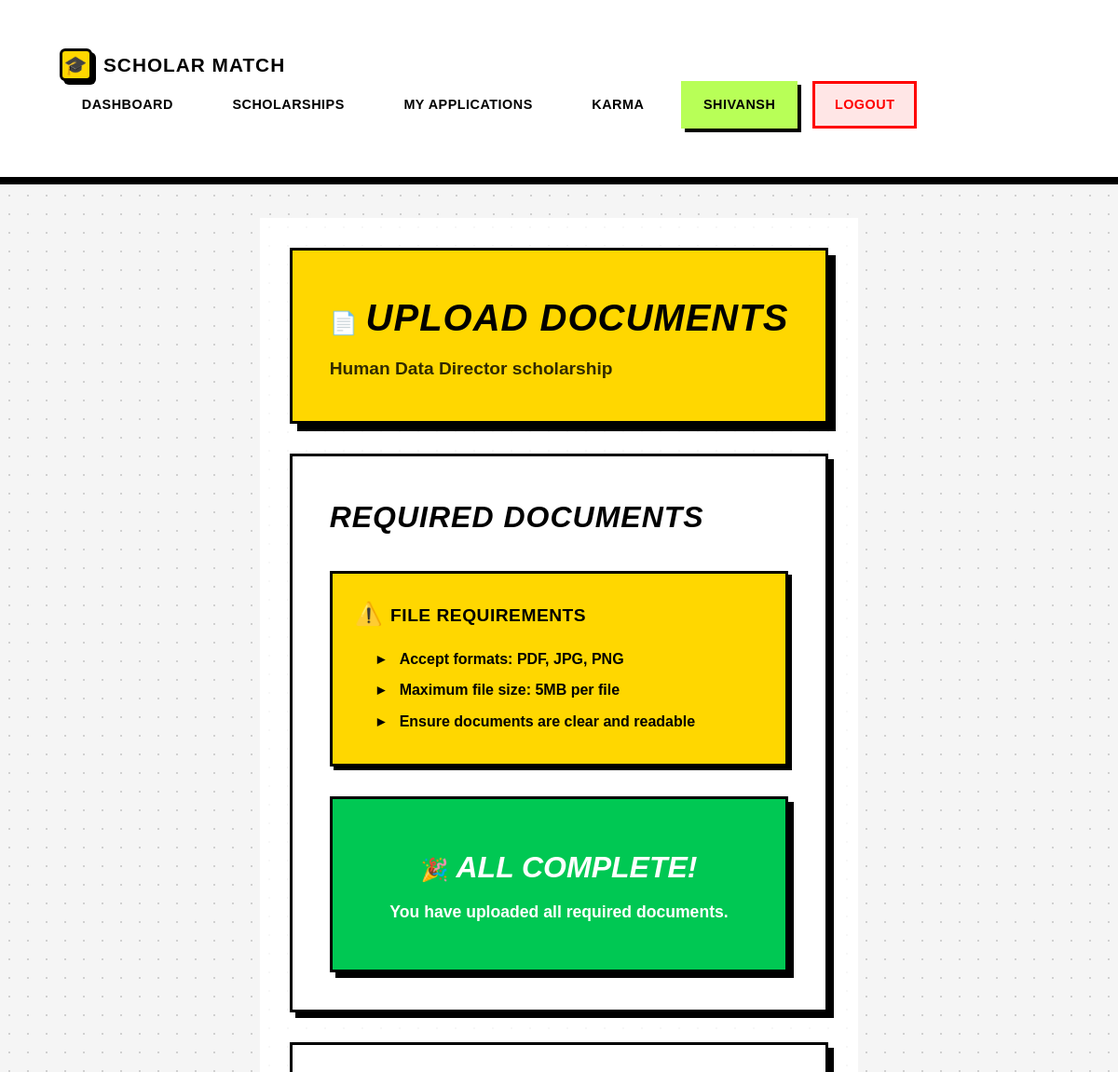
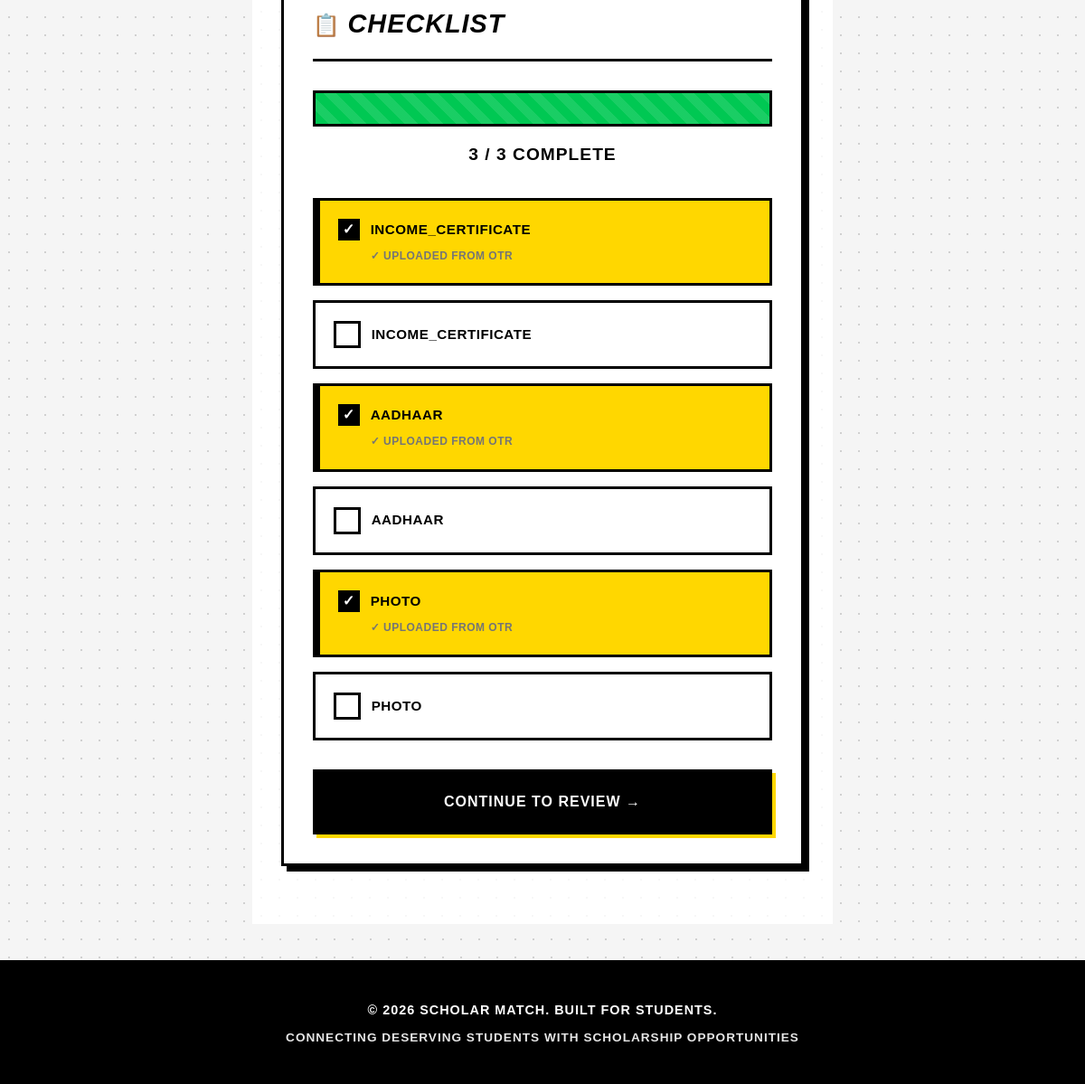
Screenshot of /applications/4/upload/ (signed in) with the database file from the repository (2 pictures, top to bottom).
### users/models.py (models this page shows, shortened)
class User(AbstractUser):
    is_student = models.BooleanField(default=True)
    is_moderator = models.BooleanField(default=False)
    is_organization = models.BooleanField(default=False)

### scholarships/models.py (models this page shows, shortened)
class Scholarship(models.Model):
    title = models.CharField(max_length=255, unique=True, verbose_name="Scholarship Title")
    org_profile = models.ForeignKey(
        'users.OrganizationProfile',
        on_delete=models.CASCADE,
        related_name='scholarships',
        null=True, blank=True,
        verbose_name="Organization"
    )
    logo = models.ImageField(
        upload_to='scholarship_logos/',
        blank=True, null=True,
        verbose_name="Organization Logo"
    )
    description = models.TextField(verbose_name="About the Scholarship (HTML allowed)")
    deadline = models.DateTimeField(verbose_name="Application Deadline")
    education_level = models.CharField(
        max_length=20,
        choices=EDUCATION_LEVEL_CHOICES,
        default='ANY',
        verbose_name="Target Education Level"
    )
    courses = models.TextField(
        blank=True, default='[]',
        help_text='JSON list of eligible courses/streams. Leave "[]" for any.'
    )
    max_family_income = models.PositiveIntegerField(
        null=True, blank=True,
        verbose_name="Max Family Annual Income (₹)",
        help_text="Maximum annual family income in INR (e.g. 800000 for ₹8 lakh)"
    )
    min_percentage = models.DecimalField(
        max_digits=5, decimal_places=2,
        null=True, blank=True,
        verbose_name="Minimum Academic Score (%/CGPA)"
    )
    demographic_focus = models.TextField(
        blank=True, default='[]',
        help_text='JSON list of demographic targets. Leave "[]" for all.'
    )
    total_budget = models.PositiveIntegerField(
        verbose_name="Total Budget (₹)",
        help_text="Full amount the organization deposits into escrow (INR)",
        null=True,
        blank=True,
    )
    distribution_type = models.CharField(
        max_length=10,
        choices=DISTRIBUTION_TYPE_CHOICES,
        default='FIXED',
        verbose_name="Distribution Logic"
    )
    fixed_amount = models.PositiveIntegerField(
        null=True, blank=True,
        verbose_name="Fixed Amount per Winner (₹)",
        help_text="Required when distribution type is FIXED"
    )
    num_winners = models.PositiveIntegerField(
        null=True, blank=True,
        verbose_name="Number of Winners",
        help_text="How many students get selected"
    )
    disbursement_method = models.CharField(
        max_length=20,
        choices=DISBURSEMENT_METHOD_CHOICES,
        default='BANK_TRANSFER',
        verbose_name="Disbursement Method"
    )
    min_karma = models.PositiveIntegerField(
        default=0,
        verbose_name="Minimum Karma Points Required",
        help_text="Only students with ≥ this karma can apply"
    )
    verification_strictness = models.CharField(
        max_length=10,
        choices=VERIFICATION_STRICTNESS_CHOICES,
        default='STANDARD',
        verbose_name="Verification Strictness"
    )
    essay_question = models.TextField(
        blank=True,
        verbose_name="Custom Essay / Question (Optional)",
        help_text="e.g. 'Why do you need this scholarship?'"
    )
    is_active = models.BooleanField(
        default=False,
        help_text="Becomes True only after payment is confirmed"
    )
    is_funded = models.BooleanField(
        default=False,
        help_text="True once Razorpay payment is verified"
    )
    applications_closed = models.BooleanField(
        default=False,
        help_text="Org can manually close applications before deadline"
    )
    closed_at = models.DateTimeField(
        null=True, blank=True,
        help_text="Timestamp when org manually closed applications"
    )
    created_at = models.DateTimeField(auto_now_add=True)
    last_updated = models.DateTimeField(auto_now=True)
    organization = models.CharField(
        max_length=255, blank=True,
        help_text="[Legacy] Organization name as string. Use org_profile FK instead."
    )
    source_url = models.URLField(max_length=2000, blank=True)
    award_amount = models.CharField(
        max_length=50, blank=True,
        help_text="[Legacy] Free-text award amount. Use total_budget instead."
    )
    details = models.TextField(
        blank=True,
        help_text="[Legacy] Use description instead."
    )
    is_verified = models.BooleanField(default=False)
    found_by_student = models.ForeignKey(
        'users.StudentProfile',
        on_delete=models.SET_NULL,
        null=True, blank=True,
        related_name='found_scholarships'
    )
    finder_karma_awarded = models.IntegerField(default=0)
    class Meta:
        ordering = ['-created_at']
    @property
    def name(self):
        return self.title

class RequiredDocument(models.Model):
    scholarship = models.ForeignKey(
        Scholarship, on_delete=models.CASCADE, related_name='required_documents'
    )
    document_name = models.CharField(
        max_length=100,
        choices=DOCUMENT_CHOICES,
        help_text="Identifier key for the document type"
    )
    description = models.TextField(blank=True)
    is_mandatory = models.BooleanField(default=True)
    verification_strictness = models.CharField(
        max_length=10,
        choices=VERIFICATION_STRICTNESS_CHOICES,
        default='STANDARD',
        verbose_name="Verification Method for this document"
    )

### applications/models.py (models this page shows, shortened)
class UploadedDocument(models.Model):
    VERIFICATION_CHOICES = [
        ('PENDING', 'Pending'), ('AI_OK', 'AI Verified OK'),
        ('AI_FLAG', 'AI Flagged Issue'), ('MOD_OK', 'Moderator Verified OK')
    ]
    application = models.ForeignKey(Application, on_delete=models.CASCADE)
    document_type = models.ForeignKey(RequiredDocument, on_delete=models.CASCADE)
    file = models.FileField(upload_to='application_docs/') # You need to configure media settings
    ai_verification_status = models.CharField(max_length=10, choices=VERIFICATION_CHOICES, default='PENDING')
    moderator_verified = models.BooleanField(default=False)
    moderator_notes = models.TextField(blank=True)
    uploaded_at = models.DateTimeField(auto_now_add=True)

### applications/views.py (the view)
# urls.py: path('<int:pk>/upload/', views.upload_documents, name='upload_documents'),
@login_required
def upload_documents(request, pk):
    application = get_object_or_404(Application, pk=pk)
    if not hasattr(request.user, 'studentprofile') or application.student != request.user.studentprofile:
        messages.error(request, 'You do not have permission to access this application.')
        return redirect('student_dashboard')
    required_docs = RequiredDocument.objects.filter(scholarship=application.scholarship)
    uploaded_docs = UploadedDocument.objects.filter(application=application)
    uploaded_doc_types = set(uploaded_docs.values_list('document_type_id', flat=True))
    if request.method == 'POST':
        form = DocumentUploadForm(request.POST, request.FILES)
        if form.is_valid():
            document = form.save(commit=False)
            document.application = application
            document.save()
            messages.success(request, f'✅ {document.document_type.document_name} uploaded successfully!')
            return redirect('applications:upload_documents', pk=pk)
    else:
        form = DocumentUploadForm()
    form.fields['document_type'].queryset = required_docs.exclude(id__in=uploaded_doc_types)
    all_uploaded = required_docs.count() == uploaded_docs.count()
    context = {
        'application': application,
        'scholarship': application.scholarship,
        'form': form,
        'required_docs': required_docs,
        'uploaded_docs': uploaded_docs,
        'all_uploaded': all_uploaded,
    }
    return render(request, 'applications/upload_documents.html', context)

### applications/templates/applications/upload_documents.html (shortened to what this page needs)
{% extends 'base.html' %}
{% block content %}
<div class="upload-page-wrapper">
    <div class="upload-container-wrapper">
        <div class="upload-header">
            <h1><span class="icon-emoji">📄</span>Upload Documents</h1>
            <div class="scholarship-name">{{ scholarship.name }}</div>
        </div>
        <div class="upload-container">
            <div class="upload-form-section">
                <h2>Required Documents</h2>
                <div class="file-requirements">
                    <h4><span class="icon-emoji">⚠️</span>File Requirements</h4>
                    <ul>
                        <li>Accept formats: PDF, JPG, PNG</li>
                        <li>Maximum file size: 5MB per file</li>
                        <li>Ensure documents are clear and readable</li>
                    </ul>
                </div>
                {% if form.fields.document_type.queryset %}
                <form method="post" enctype="multipart/form-data" id="uploadForm">
                    {% csrf_token %}
                    <div class="form-group">
                        <label for="id_document_type">Select Document Type</label>
                        {{ form.document_type }}
                    </div>
                    <div class="form-group">
                        <label for="id_file">Choose File</label>
                        {{ form.file }}
                        {% if form.file.errors %}
                        <div class="form-error">
                            {{ form.file.errors }}
                        </div>
                        {% endif %}
                        <div class="file-preview" id="filePreview">
                            <h4>📎 File Preview</h4>
                            <div id="previewContent"></div>
                        </div>
                    </div>
                    <button type="submit" class="btn-upload">
                        <span class="icon-emoji">📤</span>Upload Document
                    </button>
                </form>
                {% else %}
                <div class="all-uploaded-message">
                    <h3><span class="icon-emoji">🎉</span>All Complete!</h3>
                    <p>You have uploaded all required documents.</p>
                </div>
                {% endif %}
            </div>
            <aside class="checklist-sidebar">
                <h3><span class="icon-emoji">📋</span>Checklist</h3>
                {% if required_docs %}
                <div class="progress-bar">
                    <div class="progress-fill" style="width: {% widthratio uploaded_docs.count required_docs.count 100 %}%;"></div>
                </div>
                <div class="progress-text">{{ uploaded_docs.count }} / {{ required_docs.count }} Complete</div>
                {% for doc in required_docs %}
                {% with is_uploaded=False %}
                {% for uploaded in uploaded_docs %}
                {% if uploaded.document_type.id == doc.id %}
                <div class="checklist-item uploaded">
                    <div class="doc-name">{{ doc.document_name }}</div>
                    <small>✓ Uploaded from OTR</small>
                </div>
                {% endif %}
                {% endfor %}
                {% if not is_uploaded %}
                <div class="checklist-item">
                    <div class="doc-name">{{ doc.document_name }}</div>
                </div>
                {% endif %}
                {% endwith %}
                {% endfor %}
                {% endif %}
                {% if all_uploaded %}
                <a href="{% url 'applications:review_application' pk=application.pk %}" class="btn-continue">
                    Continue to Review →
                </a>
                {% else %}
                <button class="btn-continue" disabled>
                    Complete uploads to continue
                </button>
                {% endif %}
            </aside>
        </div>
    </div>
</div>
{% endblock %}

### templates/base.html (shortened to what this page needs)
<!DOCTYPE html>
<html lang="en">
<head>
</head>
<body>
    <nav>
        <div class="container">
            <a href="/" class="logo">
                <div class="logo-icon">🎓</div>
                <span>Scholar Match</span>
            </a>
            <ul>
                {% if user.is_authenticated %}
                {% if user.is_student %}
                <li><a href="{% url 'student_dashboard' %}">Dashboard</a></li>
                <li><a href="{% url 'scholarships:scholarship_list' %}">Scholarships</a></li>
                <li><a href="{% url 'applications:my_applications' %}">My Applications</a></li>
                <li><a href="{% url 'karma:karma_dashboard' %}">Karma</a></li>
                {% elif user.is_organization %}
                <li><a href="{% url 'funder_portal:funder_dashboard' %}">Dashboard</a></li>
                <li><a href="{% url 'funder_portal:create_scholarship' %}">Create Scholarship</a></li>
                <li><a href="{% url 'funder_portal:view_applications' %}">Applications</a></li>
                {% elif user.is_moderator %}
                <li><a href="{% url 'moderator_dashboard' %}">Dashboard</a></li>
                <li><a href="{% url 'moderator_add_scholarship' %}">Add Scholarship</a></li>
                <li><a href="{% url 'karma:moderator_overview' %}">Karma Review</a></li>
                {% endif %}
                <li>
                    <span class="user-info">{{ user.username }}</span>
                </li>
                <li><a href="{% url 'logout' %}" class="logout-btn">Logout</a></li>
                {% else %}
                <li><a href="{% url 'login' %}">Login</a></li>
                {% endif %}
            </ul>
        </div>
    </nav>
    <div class="container">
        {% block content %}
        {% endblock %}
    </div>
    <footer>
        <p>&copy; 2026 Scholar Match. Built for Students.</p>
        <p style="margin-top: 0.5rem; font-size: 0.85rem; opacity: 0.9;">Connecting Deserving Students with Scholarship
            Opportunities</p>
    </footer>
</body>
</html>

### templates/base.html (style rules this page uses)
* { margin: 0; padding: 0; box-sizing: border-box; }
:root { --primary-yellow: #FFD700; --neon-green: #B8FF57; --bright-blue: #0066FF; --black: #000000; --white: #FFFFFF; --light-gray: #f5f5f5; --text-gray: #666666; --border-black: #000000; --shadow-black: #000000; --bright-red: #FF0000; --bright-green: #00CC00; --bright-purple: #B8A4FF; --bright-orange: #FFA04A; }
body { font-family: 'Arial', 'Helvetica Neue', sans-serif; background: var(--light-gray); background-image: radial-gradient(circle, #d0d0d0 1px, transparent 1px); background-size: 20px 20px; color: var(--black); line-height: 1.6; min-height: 100vh; display: flex; flex-direction: column; }
nav { background: var(--white); border-bottom: 4px solid var(--black); padding: 0.75rem 2rem; box-shadow: 0 4px 0 var(--black); position: sticky; top: 0; z-index: 1000; }
nav .container { max-width: 1400px; margin: 0 auto; display: flex; justify-content: space-between; align-items: center; flex-wrap: wrap; }
nav .logo { color: var(--black); font-size: 1.3rem; font-weight: 900; text-decoration: none; display: flex; align-items: center; gap: 0.75rem; transition: all 0.2s ease; text-transform: uppercase; letter-spacing: 1px; font-family: 'Arial Black', sans-serif; }
nav .logo-icon { width: 35px; height: 35px; background: var(--primary-yellow); border: 3px solid var(--black); border-radius: 6px; display: flex; align-items: center; justify-content: center; font-size: 20px; box-shadow: 4px 4px 0 var(--black); }
nav ul { list-style: none; display: flex; gap: 1rem; align-items: center; flex-wrap: wrap; }
nav ul li a, nav ul li .user-info { color: var(--black); text-decoration: none; padding: 0.7rem 1.3rem; border-radius: 0; transition: all 0.2s ease; font-weight: 700; font-size: 0.9rem; display: block; text-transform: uppercase; letter-spacing: 0.5px; border: 3px solid transparent; }
nav .user-info { background: var(--neon-green); border: 3px solid var(--black); color: var(--black); padding: 0.7rem 1.5rem; font-weight: 900; box-shadow: 4px 4px 0 var(--black); font-family: 'Arial Black', sans-serif; }
nav .logout-btn { background: #FFE6E6; border: 3px solid var(--bright-red); color: var(--bright-red); font-weight: 900; }
.container { max-width: 1400px; margin: 0 auto; padding: 2.5rem 2rem; flex: 1; }
footer { background: var(--black); color: var(--white); text-align: center; padding: 2.5rem 2rem; margin-top: auto; border-top: 4px solid var(--black); }
footer p { font-weight: 700; text-transform: uppercase; letter-spacing: 1px; font-size: 0.9rem; }

### rows the page displays
User: username "SHIVANSH"
Scholarship: name "Human Data Director scholarship"
RequiredDocument: document_name "INCOME_CERTIFICATE"
RequiredDocument: document_name "AADHAAR"
RequiredDocument: document_name "PHOTO"

### other values shown
{{ uploaded_docs.count }} "3"
{{ required_docs.count }} "3"
